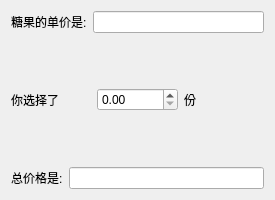
<?xml version="1.0" encoding="UTF-8"?>
<ui version="4.0">
 <class>Form</class>
 <widget class="QWidget" name="Form">
  <property name="geometry">
   <rect>
    <x>0</x>
    <y>0</y>
    <width>275</width>
    <height>200</height>
   </rect>
  </property>
  <property name="windowTitle">
   <string>sugar</string>
  </property>
  <layout class="QHBoxLayout" name="horizontalLayout_4">
   <item>
    <layout class="QVBoxLayout" name="verticalLayout">
     <item>
      <layout class="QHBoxLayout" name="horizontalLayout">
       <item>
        <widget class="QLabel" name="label">
         <property name="text">
          <string>糖果的单价是:</string>
         </property>
        </widget>
       </item>
       <item>
        <widget class="QLineEdit" name="lineEdit_price"/>
       </item>
      </layout>
     </item>
     <item>
      <layout class="QHBoxLayout" name="horizontalLayout_2">
       <item>
        <widget class="QLabel" name="label_2">
         <property name="text">
          <string>你选择了</string>
         </property>
        </widget>
       </item>
       <item>
        <widget class="QDoubleSpinBox" name="doubleSpinBox"/>
       </item>
       <item>
        <widget class="QLabel" name="label_3">
         <property name="text">
          <string>份</string>
         </property>
        </widget>
       </item>
      </layout>
     </item>
     <item>
      <layout class="QHBoxLayout" name="horizontalLayout_3">
       <item>
        <widget class="QLabel" name="label_4">
         <property name="text">
          <string>总价格是:</string>
         </property>
        </widget>
       </item>
       <item>
        <widget class="QLineEdit" name="lineEdit_result"/>
       </item>
      </layout>
     </item>
    </layout>
   </item>
  </layout>
 </widget>
 <resources/>
 <connections/>
</ui>
